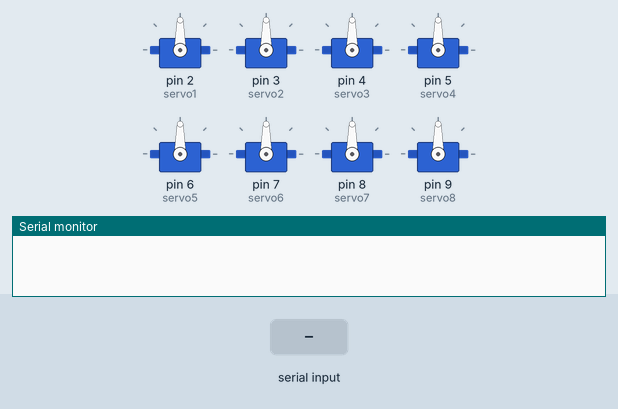
This sketch was run on a simulated Arduino Uno, built with avr-gcc and run on an emulated ATmega328P. Parts: 8 × servo, the last lines printed to the serial monitor. The test bench sets the inputs (shaded band).

Above: at 2.2 s.
2.3 s: "," received over Serial
At 5.0 s:
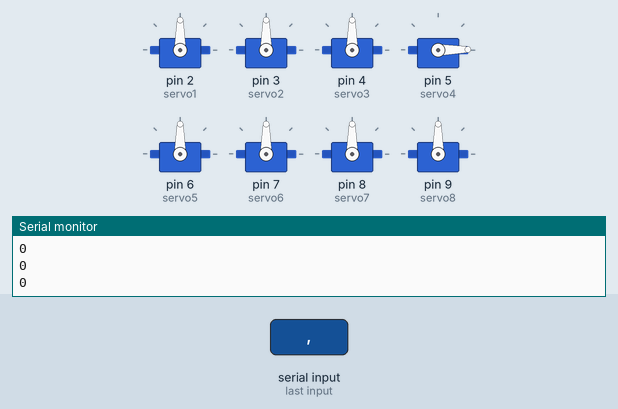
At 6.9 s:
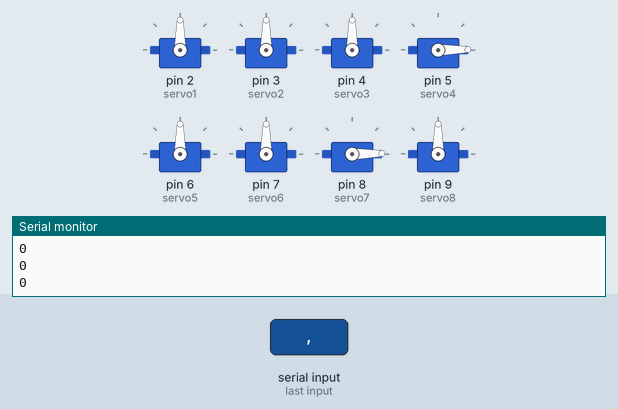
Timing chart, 0 to 23.2 s (numbered marks = the images above; inputs shaded):
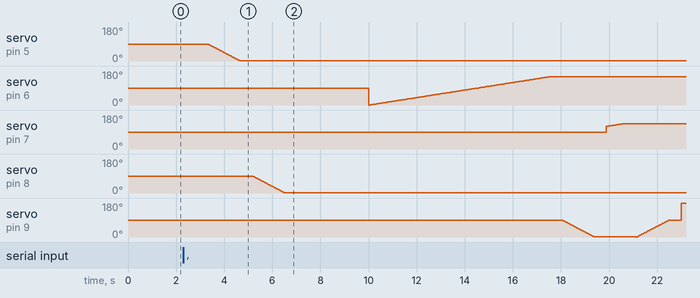

The sketch:

soup.ino
```cpp
/*
预期功能：当我在串口监视器中输入一串用","分隔的字符串的时候，Arduino可以自动读取字符串并将他分割成整型数据（角度），随后相应的舵机要做出相应的动作。
*/
#include<Servo.h>

//定义舵机对象
Servo servo1;
Servo servo2;
Servo servo3;
Servo servo4;
Servo servo5;
Servo servo6;
Servo servo7;
Servo servo8;

String comedata = ""; //定义空的字符串用于接收串口监视器发送的数据
String buffer = "";
int angleList[4] = {0}; //定义空的数组用于接收四个舵机的角度
int mark = 0; //定义mark用于标记串口状态
String temp="";

void setup(){
    //打开串口
    Serial.begin(9600);

    //定义舵机引脚
    servo1.attach(2);
    servo2.attach(3);
    servo3.attach(4);
    servo4.attach(5);
    servo5.attach(6);
    servo6.attach(7);
    servo7.attach(8);
    servo8.attach(9);

    //舵机初始化
    //servo_init();
    servo4.write(90);
    delay(1000);
}

void loop(){
    serial_scan();
}

//功能：舵机位置初始化（归零）
void servo_init(){
    servo8.write(0);
    delay(500);
    servo7.write(0);
    delay(500);
    servo6.write(90);
    delay(500);
    servo5.write(90);
    delay(500);
    servo4.write(90);
    delay(500);
    servo3.write(90);
    delay(500);
    servo2.write(0);
    delay(500);
    servo1.write(90);
    delay(500);
}

//功能：接收串口数据并将舵机的角度发送
void serial_scan(){
    int j = 0;

    while(Serial.available() > 0){
        comedata += char(Serial.read());
        delay(2);
        mark = 1;
    }

    if(mark == 1){
        Serial.println("Mark = 1!");
        Serial.println(comedata);
        Serial.println(comedata.length());
        for(int i = 0; i < comedata.length()-1; i++){

            //Serial.println(comedata[i]);
            temp=comedata[i];
            if(temp.equals(",")){
                //Serial.println("test");
                angleList[j] = buffer.toInt();
                j++;
                buffer = "";
            }
            else{
                buffer.concat(comedata[i]);
            }
             //Serial.println(buffer);
        }
       angleList[j] = buffer.toInt();
        for(int i = 0; i < 4; i++){
            Serial.println(angleList[i]);
        }

            //机械臂接收到串口的信号后做出相应的动作
            //舵机6收到的角度在0到180°之间,夹菜的角度是小于90°，勺汤的角度是大于90°
            //servo6.write(angleList[0]);
            for(int i = 90;i < angleList[0];i++){
              servo6.write(i);
              delay(15);
              }
            delay(500);
            //舵机5收到的角度应该是大于90°的
            //servo5.write(angleList[1]);
            for(int i = 90;i < angleList[1];i++){
              servo5.write(i);
              delay(15);
              }
            delay(500);
            //舵机4收到的角度应该是小于90°的
            //servo4.write(angleList[2]);
            for(int i = 90;i > angleList[2];i--){
              servo4.write(i);
              delay(15);
              }
            delay(500);
            //舵机7从90°转到0°
            for(int i = 90;i > 0;i--){
              servo7.write(i);
              delay(15);
              }
            delay(500);
            //舵机7收到的角度应该是在0到90°之间
            for(int i = 0;i < angleList[3];i++){
              servo7.write(i);
              delay(15);
              }
            delay(500);

            //短暂延时
            delay(2000);

            //机械臂执行倒汤的动作
            //舵机6将旋转至指定角度
            //servo6.write(angleList[0]);
            for(int i = angleList[0];i > 120;i--){
              servo6.write(i);
              delay(50);
              }
            delay(500);
            //舵机5前倾1个角度
            for(int i =  angleList[1];i < 150;i++){
              servo5.write(i);
              delay(50);
              }
            delay(500);
            //舵机8旋转1个角度，倒汤
            for(int i = 90;i > 0;i--){
              servo8.write(i);
              delay(15);
              }
            delay(500);
            //舵机6将旋转至指定角度
            //servo6.write(angleList[0]);
            for(int i = 120;i < 135;i++){
              servo6.write(i);
              delay(50);
              }
            delay(500);

            //机械臂复位
            //舵机8复位
            for(int i = 0;i < 90;i++){
              servo8.write(i);
              delay(15);
              }
            delay(500);
            //抖动汤勺
            for(int j = 0 ; j < 3;j++){
              servo8.write(180);
              delay(500);
              servo8.write(90);
              delay(500);
              servo8.write(0);
              delay(500);
              servo8.write(90);
              delay(500);
              }
            //舵机5从150°回到90°
            for(int i = 150;i > 90;i--){
              servo5.write(i);
              delay(15);
              }
            delay(500);
            //舵机4将从小于90°的角度回到90°
            for(int i = angleList[2];i < 90 ;i++){
              servo4.write(i);
              delay(15);
              }
            delay(500);
            //舵机7从angleList[3]复位到0
            for(int i = angleList[3];i > 0;i--){
              servo7.write(i);
              delay(15);
              }
            delay(500);
            //舵机7从0°转到90°
            for(int i = 0;i < 90;i++){
              servo7.write(i);
              delay(15);
              }
            delay(500);
            //舵机6将从120°的角度回到90°
            for(int i = 120;i > 90;i--){
              servo6.write(i);
              delay(15);
              }
            delay(500);

        for(int i=0;i<4;i++){
        angleList[i]=0;
        }

        buffer = "";
        comedata = String("");
        mark = 0;
    }
}
```

Measured:
- after the input at 2.3 s, servo on pin 5 (servo4): moves from 90° to 1° over 1.3 s, starting after 1.0 s; servo on pin 7 (servo6): moves from 90° to 134° over 0.70 s, starting after 17.6 s; servo on pin 8 (servo7): moves from 90° to 1° over 1.3 s, starting after 2.9 s
